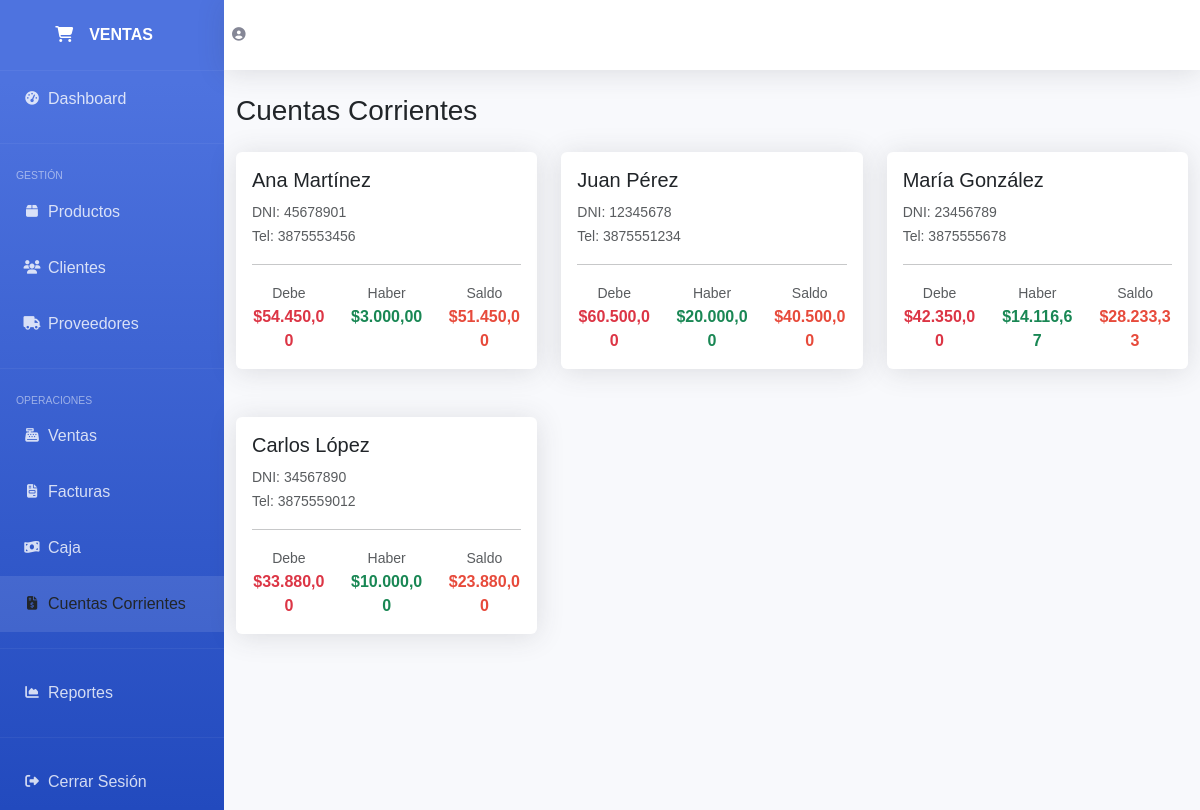
The app's page /cuentas_corrientes.php with its own data.
### tables this page shows
CREATE TABLE `clientes` (
  `id` int(11) NOT NULL,
  `nombre` varchar(100) NOT NULL,
  `apellido` varchar(100) NOT NULL,
  `email` varchar(100) DEFAULT NULL,
  `telefono` varchar(20) DEFAULT NULL,
  `direccion` text DEFAULT NULL,
  `dni` varchar(20) DEFAULT NULL,
  `estado` tinyint(1) DEFAULT 1,
  `fecha_creacion` timestamp NOT NULL DEFAULT current_timestamp()
);

### config.php (called while the page is built, shortened)
<?php
function formatear_precio($precio) {
    return '$' . number_format($precio, 2, ',', '.');
}
?>

### cuentas_corrientes.php (the view, shortened to what this page needs)
<?php
require_once 'config.php';
$sql_clientes = "SELECT
    c.id,
    c.nombre,
    c.apellido,
    c.dni,
    c.telefono,
    COALESCE(SUM(CASE WHEN cc.tipo_movimiento = 'debe' THEN cc.importe ELSE 0 END), 0) as total_debe,
    COALESCE(SUM(CASE WHEN cc.tipo_movimiento = 'haber' THEN cc.importe ELSE 0 END), 0) as total_haber,
    COALESCE(SUM(CASE WHEN cc.tipo_movimiento = 'debe' THEN cc.importe ELSE -cc.importe END), 0) as saldo_actual
FROM clientes c
LEFT JOIN cuentas_corrientes cc ON c.id = cc.cliente_id
WHERE c.estado = 1
GROUP BY c.id, c.nombre, c.apellido, c.dni, c.telefono
HAVING saldo_actual != 0 OR total_debe > 0 OR total_haber > 0
ORDER BY saldo_actual DESC";
$result_clientes = $conn->query($sql_clientes);
$cliente_seleccionado = null;
?>
<!DOCTYPE html>
<html lang="es">
<head>
    <link href="https://cdnjs.cloudflare.com/ajax/libs/bootstrap/5.3.0/css/bootstrap.min.css" rel="stylesheet">
    <link href="https://cdnjs.cloudflare.com/ajax/libs/font-awesome/6.4.0/css/all.min.css" rel="stylesheet">
</head>
<body>
    <div id="wrapper">
        <ul class="navbar-nav" id="sidebar-wrapper">
            <a class="sidebar-brand" href="index.php">
                <div class="sidebar-brand-icon"><i class="fas fa-shopping-cart"></i></div>
                <div class="sidebar-brand-text mx-3">VENTAS</div>
            </a>
            <hr class="sidebar-divider my-0" style="border-color: rgba(255,255,255,.2)">
            <li class="nav-item">
                <a class="nav-link" href="index.php">
                    <i class="fas fa-fw fa-tachometer-alt"></i><span>Dashboard</span>
                </a>
            </li>
            <hr class="sidebar-divider" style="border-color: rgba(255,255,255,.2)">
            <div class="sidebar-heading">Gestión</div>
            <li class="nav-item">
                <a class="nav-link" href="productos.php">
                    <i class="fas fa-fw fa-box"></i><span>Productos</span>
                </a>
            </li>
            <li class="nav-item">
                <a class="nav-link" href="clientes.php">
                    <i class="fas fa-fw fa-users"></i><span>Clientes</span>
                </a>
            </li>
            <li class="nav-item">
                <a class="nav-link" href="proveedores.php">
                    <i class="fas fa-fw fa-truck"></i><span>Proveedores</span>
                </a>
            </li>
            <hr class="sidebar-divider" style="border-color: rgba(255,255,255,.2)">
            <div class="sidebar-heading">Operaciones</div>
            <li class="nav-item">
                <a class="nav-link" href="ventas.php">
                    <i class="fas fa-fw fa-cash-register"></i><span>Ventas</span>
                </a>
            </li>
            <li class="nav-item">
                <a class="nav-link" href="facturas.php">
                    <i class="fas fa-fw fa-file-invoice"></i><span>Facturas</span>
                </a>
            </li>
            <li class="nav-item">
                <a class="nav-link" href="caja.php">
                    <i class="fas fa-fw fa-money-bill-wave"></i><span>Caja</span>
                </a>
            </li>
            <li class="nav-item">
                <a class="nav-link active" href="cuentas_corrientes.php">
                    <i class="fas fa-fw fa-file-invoice-dollar"></i><span>Cuentas Corrientes</span>
                </a>
            </li>
            <hr class="sidebar-divider" style="border-color: rgba(255,255,255,.2)">
            <li class="nav-item">
                <a class="nav-link" href="reportes.php">
                    <i class="fas fa-fw fa-chart-area"></i><span>Reportes</span>
                </a>
            </li>
            <hr class="sidebar-divider" style="border-color: rgba(255,255,255,.2)">
            <li class="nav-item">
                <a class="nav-link" href="cerrar_sesion.php">
                    <i class="fas fa-fw fa-sign-out-alt"></i><span>Cerrar Sesión</span>
                </a>
            </li>
        </ul>
        <div id="content-wrapper">
            <nav class="navbar navbar-expand topbar mb-4 static-top">
                <ul class="navbar-nav ml-auto">
                    <li class="nav-item">
                        <a class="nav-link" href="#">
                            <i class="fas fa-user-circle fa-2x" style="color: #858796;"></i>
                        </a>
                    </li>
                </ul>
            </nav>
            <div class="container-fluid">
                <div class="d-sm-flex align-items-center justify-content-between mb-4">
                    <h1 class="h3 mb-0 text-gray-800">Cuentas Corrientes</h1>
                </div>
                <?php if (!$cliente_seleccionado): ?>
                    <div class="row">
                        <?php while($cliente = $result_clientes->fetch_assoc()): ?>
                        <div class="col-xl-4 col-md-6 mb-4">
                            <div class="card cliente-card" onclick="window.location.href='cuentas_corrientes.php?cliente_id=<?php echo $cliente['id']; ?>'">
                                <div class="card-body">
                                    <h5 class="card-title"><?php echo $cliente['nombre'] . ' ' . $cliente['apellido']; ?></h5>
                                    <p class="card-text">
                                        <small class="text-muted">DNI: <?php echo $cliente['dni']; ?></small><br>
                                        <small class="text-muted">Tel: <?php echo $cliente['telefono']; ?></small>
                                    </p>
                                    <hr>
                                    <div class="row text-center">
                                        <div class="col-4">
                                            <small class="text-muted">Debe</small><br>
                                            <strong class="text-danger"><?php echo formatear_precio($cliente['total_debe']); ?></strong>
                                        </div>
                                        <div class="col-4">
                                            <small class="text-muted">Haber</small><br>
                                            <strong class="text-success"><?php echo formatear_precio($cliente['total_haber']); ?></strong>
                                        </div>
                                        <div class="col-4">
                                            <small class="text-muted">Saldo</small><br>
                                            <strong class="<?php echo $cliente['saldo_actual'] > 0 ? 'saldo-positivo' : 'saldo-negativo'; ?>">
                                                <?php echo formatear_precio($cliente['saldo_actual']); ?>
                                            </strong>
                                        </div>
                                    </div>
                                </div>
                            </div>
                        </div>
                        <?php endwhile; ?>
                    </div>
                <?php endif; ?>
            </div>
        </div>
    </div>
</body>
</html>

### cuentas_corrientes.php (style rules this page uses)
:root { --primary: #4e73df; --success: #1cc88a; --info: #36b9cc; --warning: #f6c23e; --danger: #e74a3b; }
body { font-family: 'Nunito', sans-serif; background-color: #f8f9fc; }
#wrapper { display: flex; }
#sidebar-wrapper { min-height: 100vh; width: 224px; background: linear-gradient(180deg, #4e73df 10%, #224abe 100%); }
.sidebar-brand { height: 4.375rem; text-decoration: none; font-size: 1rem; font-weight: 800; padding: 1.5rem 1rem; text-align: center; color: #fff; display: flex; align-items: center; justify-content: center; }
.nav-link { display: flex; align-items: center; padding: 1rem; color: rgba(255,255,255,.8); text-decoration: none; transition: all 0.3s; }
.nav-link:hover, .nav-link.active { color: #fff; background-color: rgba(255,255,255,.1); }
.nav-link i { width: 2rem; font-size: 0.85rem; }
.sidebar-heading { color: rgba(255,255,255,.5); padding: 0 1rem; font-size: 0.65rem; text-transform: uppercase; margin-top: 0.5rem; }
#content-wrapper { flex: 1; display: flex; flex-direction: column; }
.topbar { height: 4.375rem; background-color: #fff; box-shadow: 0 0.15rem 1.75rem 0 rgba(58, 59, 69, 0.15); }
.card { border: none; box-shadow: 0 0.15rem 1.75rem 0 rgba(58, 59, 69, 0.15); margin-bottom: 1.5rem; }
.cliente-card { cursor: pointer; transition: all 0.3s; }
.saldo-positivo { color: var(--danger); }

### records on screen
clientes: nombre "Ana", apellido "Martínez", dni "45678901", telefono "3875553456", total_debe "$54.450,00", total_haber "$3.000,00", saldo_actual "$51.450,00"
clientes: nombre "Juan", apellido "Pérez", dni "12345678", telefono "3875551234", total_debe "$60.500,00", total_haber "$20.000,00", saldo_actual "$40.500,00"
clientes: nombre "María", apellido "González", dni "23456789", telefono "3875555678", total_debe "$42.350,00", total_haber "$14.116,67", saldo_actual "$28.233,33"
clientes: nombre "Carlos", apellido "López", dni "34567890", telefono "3875559012", total_debe "$33.880,00", total_haber "$10.000,00", saldo_actual "$23.880,00"
